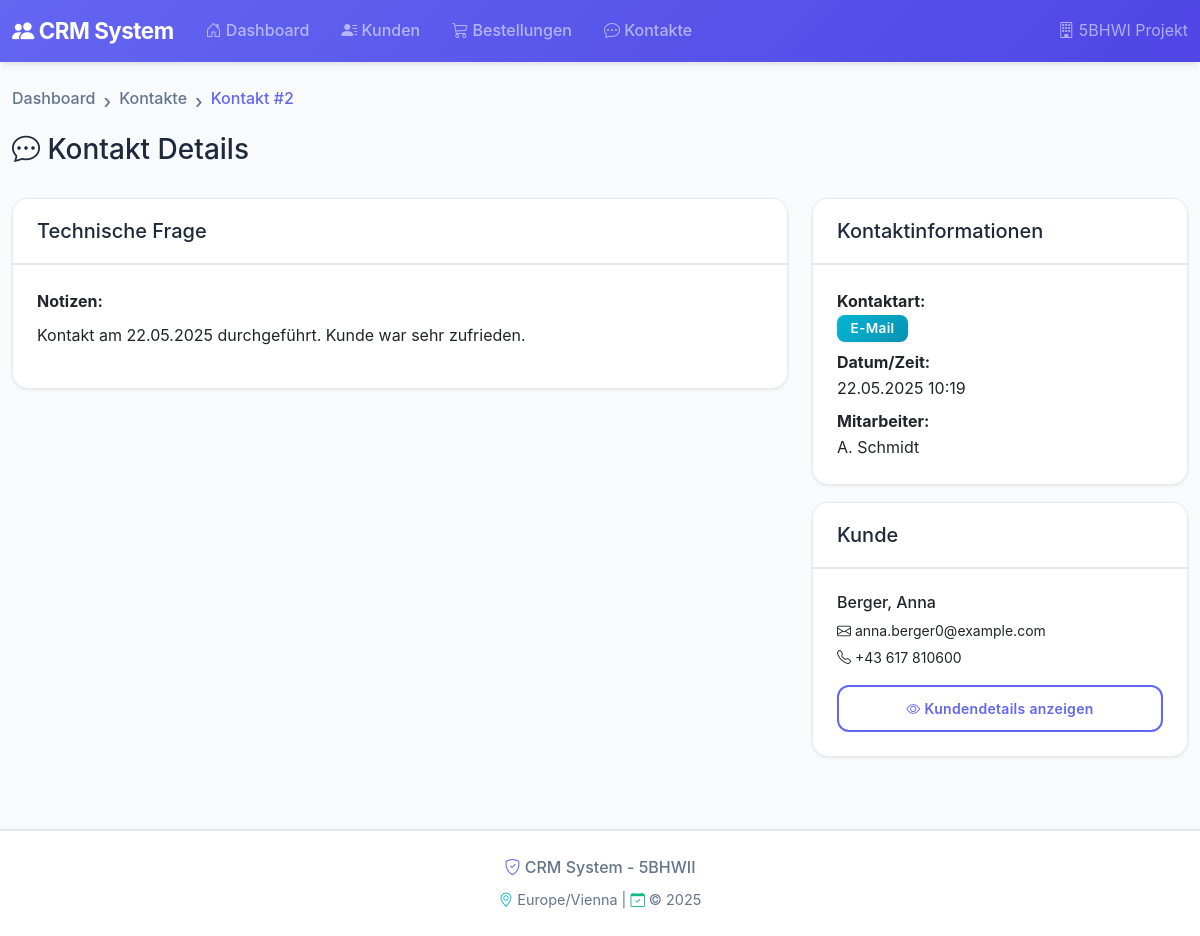
/contacts/2, run on the app's committed database.
### models.py (models this page shows, shortened)
class Contact(db.Model):
    __tablename__ = 'contacts'
    id = db.Column(db.Integer, primary_key=True, autoincrement=True)
    customer_id = db.Column(db.Integer, db.ForeignKey('customers.id', ondelete='CASCADE'), nullable=False)
    user_id = db.Column(db.Integer, db.ForeignKey('users.id'))
    channel = db.Column(db.String(20), nullable=False)  # Telefon, E-Mail, Meeting, Chat
    subject = db.Column(db.String(255))
    notes = db.Column(db.Text)
    contact_time = db.Column(db.DateTime, nullable=False, default=datetime.utcnow)
    customer = db.relationship('Customer', back_populates='contacts')
    user = db.relationship('User', back_populates='contacts')
    __table_args__ = (
        db.Index('idx_contact_time', 'contact_time'),
        db.Index('idx_customer_contact_time', 'customer_id', 'contact_time'),
    )

class User(db.Model):
    __tablename__ = 'users'
    id = db.Column(db.Integer, primary_key=True, autoincrement=True)
    name = db.Column(db.String(100), nullable=False)
    email = db.Column(db.String(255), unique=True)
    password_hash = db.Column(db.String(255))
    role = db.Column(db.String(20), default='Schüler')  # Schüler, Lehrer
    contacts = db.relationship('Contact', back_populates='user')

class Customer(db.Model):
    __tablename__ = 'customers'
    id = db.Column(db.Integer, primary_key=True, autoincrement=True)
    first_name = db.Column(db.String(100), nullable=False)
    last_name = db.Column(db.String(100), nullable=False)
    email = db.Column(db.String(255), unique=True)
    phone = db.Column(db.String(50))
    created_at = db.Column(db.DateTime, default=datetime.utcnow)
    orders = db.relationship('Order', back_populates='customer', cascade='all, delete-orphan')
    contacts = db.relationship('Contact', back_populates='customer', cascade='all, delete-orphan')
    @property
    def full_name(self):
        return f"{self.last_name}, {self.first_name}"

### crm_app/views/contacts.py (the view)
@contacts_bp.route('/<int:contact_id>')
def contact_detail(contact_id):
    contact = Contact.query.get_or_404(contact_id)
    return render_template('contacts/detail.html',
                         contact=contact)

### crm_app/templates/contacts/detail.html (shortened to what this page needs)
{% extends "base.html" %}
{% block content %}
<div class="row mb-4">
    <div class="col">
        <nav aria-label="breadcrumb">
            <ol class="breadcrumb">
                <li class="breadcrumb-item"><a href="{{ url_for('index') }}">Dashboard</a></li>
                <li class="breadcrumb-item"><a href="{{ url_for('contacts.list_contacts') }}">Kontakte</a></li>
                <li class="breadcrumb-item active">Kontakt #{{ contact.id }}</li>
            </ol>
        </nav>
        <h1>
            <i class="bi bi-chat-dots"></i> Kontakt Details
        </h1>
    </div>
</div>
<div class="row">
    <div class="col-md-8">
        <div class="card">
            <div class="card-header">
                <h5 class="mb-0">{{ contact.subject or 'Kein Betreff' }}</h5>
            </div>
            <div class="card-body">
                <div class="mb-3">
                    <strong>Notizen:</strong>
                    <p class="mt-2">{{ contact.notes or 'Keine Notizen vorhanden' }}</p>
                </div>
            </div>
        </div>
    </div>
    <div class="col-md-4">
        <div class="card mb-3">
            <div class="card-header">
                <h5 class="mb-0">Kontaktinformationen</h5>
            </div>
            <div class="card-body">
                <p class="mb-2">
                    <strong>Kontaktart:</strong><br>
                    <span class="badge bg-info">{{ contact.channel }}</span>
                </p>
                <p class="mb-2">
                    <strong>Datum/Zeit:</strong><br>
                    {{ contact.contact_time|datetime_format }}
                </p>
                <p class="mb-0">
                    <strong>Mitarbeiter:</strong><br>
                    {{ contact.user.name if contact.user else 'Nicht zugeordnet' }}
                </p>
            </div>
        </div>
        <div class="card">
            <div class="card-header">
                <h5 class="mb-0">Kunde</h5>
            </div>
            <div class="card-body">
                <h6>{{ contact.customer.full_name }}</h6>
                <p class="mb-1 small">
                    <i class="bi bi-envelope"></i> {{ contact.customer.email or 'Keine E-Mail' }}
                </p>
                <p class="mb-3 small">
                    <i class="bi bi-telephone"></i> {{ contact.customer.phone or 'Kein Telefon' }}
                </p>
                <a href="{{ url_for('customers.customer_detail', customer_id=contact.customer.id) }}"
                   class="btn btn-sm btn-outline-primary w-100">
                    <i class="bi bi-eye"></i> Kundendetails anzeigen
                </a>
            </div>
        </div>
    </div>
</div>
{% endblock %}

### crm_app/static/css/style.css (style rules this page uses)
:root { --primary-color: #6366f1; --primary-dark: #4f46e5; --primary-light: #818cf8; --success-color: #10b981; --success-dark: #059669; --info-color: #06b6d4; --info-dark: #0891b2; --warning-color: #f59e0b; --warning-dark: #d97706; --danger-color: #ef4444; --bg-primary: #f8fafc; --bg-secondary: #ffffff; --text-primary: #1e293b; --text-secondary: #64748b; --border-color: #e2e8f0; --shadow-sm: 0 1px 3px 0 rgba(0, 0, 0, 0.08); --shadow-md: 0 4px 6px -1px rgba(0, 0, 0, 0.08), 0 2px 4px -1px rgba(0, 0, 0, 0.04); --shadow-lg: 0 10px 15px -3px rgba(0, 0, 0, 0.08), 0 4px 6px -2px rgba(0, 0, 0, 0.03); --shadow-xl: 0 20px 25px -5px rgba(0, 0, 0, 0.08), 0 10px 10px -5px rgba(0, 0, 0, 0.03); --radius-sm: 8px; --radius-md: 12px; --radius-lg: 16px; }
body { font-family: -apple-system, BlinkMacSystemFont, 'Inter', 'Segoe UI', 'Roboto', sans-serif; background-color: #f8fafc; color: var(--text-primary); line-height: 1.6; }
* { -webkit-font-smoothing: antialiased; -moz-osx-font-smoothing: grayscale; }
.card, .btn, .nav-link, .table-hover tbody tr, .clickable-row { transform: translateZ(0); backface-visibility: hidden; }
.card { background: var(--bg-secondary); border: 1px solid var(--border-color); border-radius: 16px; box-shadow: var(--shadow-sm); transition: transform 0.2s ease, box-shadow 0.2s ease; overflow: hidden; will-change: transform; }
.card-header { background-color: var(--bg-secondary); border-bottom: 2px solid var(--border-color); font-weight: 600; padding: 1.25rem 1.5rem; font-size: 1.1rem; color: var(--text-primary); }
.card-body { padding: 1.5rem; }
.badge { padding: 0.5em 1em; font-weight: 600; border-radius: 8px; letter-spacing: 0.3px; font-size: 0.85em; box-shadow: var(--shadow-sm); }
.badge.bg-info { background: linear-gradient(135deg, var(--info-color) 0%, var(--info-dark) 100%) !important; }
.btn { border-radius: 12px; padding: 0.7rem 1.5rem; font-weight: 600; transition: transform 0.15s ease, box-shadow 0.15s ease, opacity 0.15s ease; border: none; letter-spacing: 0.3px; will-change: transform; }
.btn-outline-primary { border: 2px solid var(--primary-color); color: var(--primary-color); background: transparent; }
h1 { font-size: 1.75rem; }
.breadcrumb { background-color: transparent; padding: 0; margin-bottom: 1rem; }
.breadcrumb-item { color: var(--text-secondary); font-weight: 500; }
.breadcrumb-item.active { color: var(--primary-color); }
.breadcrumb-item + .breadcrumb-item::before { content: "›"; font-size: 1.2rem; color: var(--text-secondary); }
.breadcrumb-item a { color: var(--text-secondary); text-decoration: none; transition: color 0.3s; }
.bi { transition: transform 0.15s ease; }
html { scroll-behavior: smooth; }

### data on the page
Contact: id "2", subject "Technische Frage", notes "Kontakt am 22.05.2025 durchgeführt. Kunde war sehr zufrieden.", channel "E-Mail", contact_time "22.05.2025 10:19"
User: user "A. Schmidt"
Customer: customer.full_name "Berger, Anna", customer "anna.berger0@example.com", customer "+43 617 810600"
